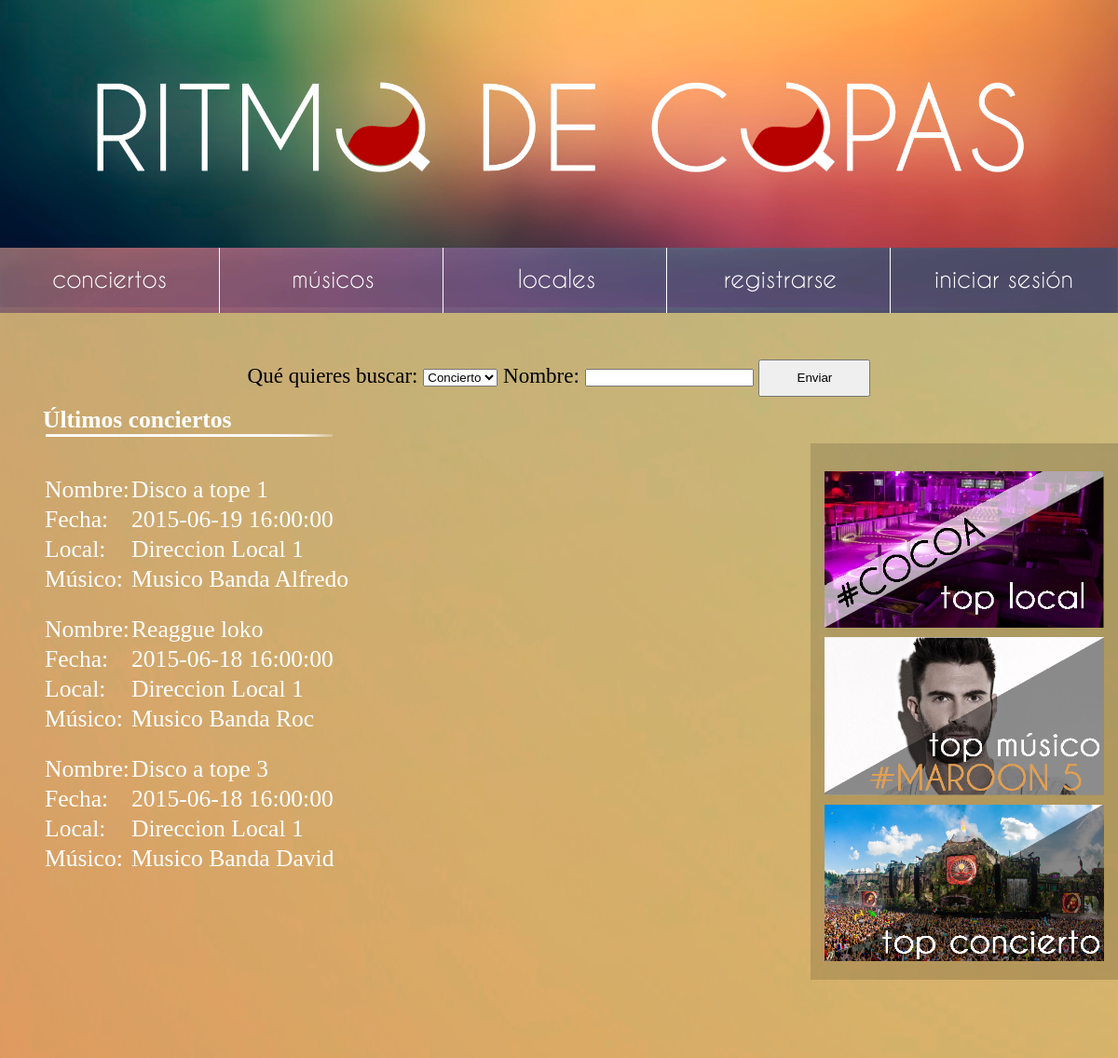
/home_home.php, run on the app's committed database.
### tables this page shows
create table Concierto(
	cod_con int primary key auto_increment,
	cod_usu_local int,
	cod_usu_mus int,
	cod_gen int,
	nombre varchar(255),
	fecha datetime,
	estado int,
	comentarios varchar(255),
foreign key (cod_usu_local) references Usuario(cod_usu),
foreign key (cod_gen) references Genero(cod_gen),
foreign key (cod_usu_mus) references Usuario(cod_usu)
);

create table Usuario(
	cod_usu int primary key auto_increment,

	correo varchar(255),
	contrasena varchar(255),
	tipo_usu int,
	
	imagen varchar(255),
	nombre varchar(255),
	cod_ciu int,
	cod_gen int,
	fecha_nacimiento date,
	direccion varchar(255),
	telefono int,
	aforo int,
	nombre_grupo varchar(255),
	token varchar(30),
foreign key (cod_ciu) references Ciudad(cod_ciu),
foreign key (cod_gen) references Genero(cod_gen)
);

### src/config/config.php (called while the page is built, shortened)
<?php
$nombre_archivo = parse_url($_SERVER['REQUEST_URI'],PHP_URL_PATH);
	$nombre_archivo = array_pop(explode('/', $nombre_archivo));
require_once __DIR__."/../modelos/modelo.php";
	require_once __DIR__."/../modelos/concierto.php";
?>

### src/modelos/modelo.php (called while the page is built, shortened)
<?php
class Modelo{
	private static $DB_SERVER = "localhost";
	private static $DB_USER = "root";
	private static $DB_PASS = "";
	private static $DB_NAME = "ritmodecopas";
	public function __construct(){
		$this->_db = new mysqli(self::$DB_SERVER, self::$DB_USER, self::$DB_PASS, self::$DB_NAME);
	}
}
?>

### src/modelos/concierto.php (called while the page is built, shortened)
<?php
class Concierto extends Modelo{
	public function ultimos_conciertos(){
		$query = "
			SELECT c.nombre, c.fecha, u1.direccion as local, u2.nombre_grupo as musico
			FROM Usuario u1, Usuario u2, Genero g, Concierto c
			WHERE c.cod_usu_local = u1.cod_usu
				AND c.cod_usu_mus = u2.cod_usu
				AND c.cod_gen = g.cod_gen
				AND c.estado = 1;";
		$result = $this->_db->query($query);
		$i = 0;
		while ($row = $result->fetch_assoc()) {
			$rows[] = $row;
		}
		return $rows;
	}
}
?>

### src/home_home.php (the view, shortened to what this page needs)
<?php
	require_once 'config/config.php';
	require_once 'template/header.php';
	$concierto = new Concierto();
	$ultimos_conciertos = $concierto->ultimos_conciertos();
?>
	<div id="home-home" class="container">
		<div class="searcher">
			<form action="<?php echo $_SERVER['PHP_SELF']; ?>" method="post">
				<label for="tipo_busqueda">Qué quieres buscar:</label>
				<select name="tipo_busqueda">
					<option value="3" selected>Concierto</option>
				</select>
				<label for="nombre">Nombre:</label>
				<input type="text" name="nombre">
				<input type="submit" name="buscar" value="Enviar">
			</form>
		</div>
		<div class="lastconcerts">
			<div class="title">
					Últimos conciertos
			</div>
			<img src='img/home_subrayado.png' />
			<div class="list">
				<?php if(count($ultimos_conciertos) > 0){ foreach ($ultimos_conciertos as $concierto) { ?>
				<table>
					<tr>
						<td>Nombre:</td>
						<td><?php echo $concierto['nombre']; ?></td>
					</tr>
					<tr>
						<td>Fecha:</td>
						<td><?php echo $concierto['fecha']; ?></td>
					</tr>
					<tr>
						<td>Local:</td>
						<td><?php echo $concierto['local']; ?></td>
					</tr>
					<tr>
						<td>Músico:</td>
						<td><?php echo $concierto['musico']; ?></td>
					</tr>
				</table>
				<?php }} else{ ?>
				Sin conciertos.
				<?php } ?>
			</div>
		</div>
		<div class="top">
			<a href="lista_locales.php"><img src="img/top_local.png" alt="Top Local"></a>
			<a href="lista_musicos.php"><img src="img/top_musico.png" alt="Top músico"></a>
			<a href="lista_conciertos.php"><img src="img/top_concierto.png" alt="Top concierto"></a>
		</div>
	</div>
<?php include 'template/footer.php'; ?>

### src/template/header.php (shortened to what this page needs)
<!DOCTYPE html>
<html lang="es">
<head>
	<link rel="stylesheet" href="css/index.css">
	<?php
		switch ($nombre_archivo) {
			case 'home_home.php':
				$css = "home_home.css";
				break;
		}
		echo "<link rel='stylesheet' href='css/".$css."'>";
	?>
	<link rel="stylesheet" href="css/jquery-ui.css">
	<link rel="stylesheet" href="css/jquery.datetimepicker.css">
</head>
<body>
	<header>
		<a href="home_home.php"><img src="img/header.png" alt="Ritmo de Copas" class="logo" border="0"></a>
		<nav>
			<ul>
				<li><a href="lista_conciertos.php">conciertos</a></li>
				<li><a href="lista_musicos.php">músicos</a></li>
				<li><a href="lista_locales.php">locales</a></li>
				<?php
				if(!isset($_SESSION['cod_usu'])){
					echo "
					<li><a href='home_register.php'><div>registrarse</div></a></li>
					<li><a href='home_iniciar_sesion.php'><div>iniciar sesión</div></a></li>";
				}
				else{
					echo"
					<li><a href='admin_config_user.php'><div>mi cuenta</div></a></li>
					<li><a href='logout.php'><div>cerrar sesión</div></a></li>";
				}
				?>
			</ul>
		</nav>
	</header>
	<div id="in-main">

### src/template/footer.php (shortened to what this page needs)
	</div>
</body>
</html>

### src/css/index.css (style rules this page uses)
* { margin: 0; padding: 0; }
header { position: relative; }
header > nav > ul > li > a { position: relative; height: calc(100% - 18px); width: 100%; display: block; text-align: center; font-family: 'Caviar Dreams'; font-size: 26px; text-decoration: none; color: #FFF; padding-top: 18px; }
header > a { position: relative; display: block; }
header .logo { margin-bottom: -5px; width: 100%; }
header > nav { background-image: url("../img/nav.png"); background-position: center top; background-size: 100% auto; background-color: rgba(255, 23, 68, 0.4); }
@media (min-width: 700px) { ul > li { border-right-style: solid; border-right-width: 1px; border-color: #FFF; } }
@media (min-width: 700px) { ul > li:last-child { border-right-style: none; } }
@media (min-width: 700px) { header > nav { position: relative; height: 70px; z-index: 10; } }
@media (min-width: 700px) { header > nav * { display: inline; } }
@media (min-width: 700px) { header > nav > ul { height: 100%; width: 100%; } }
@media (min-width: 700px) { header > nav > ul > li { display: inline-block; vertical-align: top; height: 100%; } }
#in-main { height: auto; min-height: 750px; overflow: hidden; position: relative; background-color: #ac8f5e; background-image: url("../img/bg.png"); background-position: center top; background-size: 100% auto; background-repeat: no-repeat; font-family: 'Generica'; padding-top: 50px; font-size: 160%; }
#in-main > * { position: relative; }
input[type=submit] { width: 120px; height: 40px; }

### src/css/home_home.css (style rules this page uses)
.lastconcerts { font-weight: bold; width: 40%; margin-left: 3%; float: left; padding: 10px; color: white; }
.lastconcerts img { display: block; margin-left: -20px; }
#home-home .top { margin-top: 50px; width: 25%; float: right; padding-top: 20px; padding-bottom: 20px; padding-left: 15px; padding-right: 15px; background: url(../img/top_background.png) no-repeat 0 50%; }
#home-home .top img { width: 100%; margin: auto; margin-top: 10px; display: block; }
#home-home .searcher { text-align: center; width: 100%; font-size: 90%; }
#home-home .lastconcerts .list { padding-top: 20px; font-weight: normal; }
#home-home .lastconcerts .list table { padding-top: 20px; }

### data on the page
concierto: nombre "Disco a tope 1", fecha "2015-06-19 16:00:00", cod_usu_local.direccion "Direccion Local 1", cod_usu_mus.nombre_grupo "Musico Banda Alfredo"
concierto: nombre "Reaggue loko", fecha "2015-06-18 16:00:00", cod_usu_local.direccion "Direccion Local 1", cod_usu_mus.nombre_grupo "Musico Banda Roc"
concierto: nombre "Disco a tope 3", fecha "2015-06-18 16:00:00", cod_usu_local.direccion "Direccion Local 1", cod_usu_mus.nombre_grupo "Musico Banda David"
